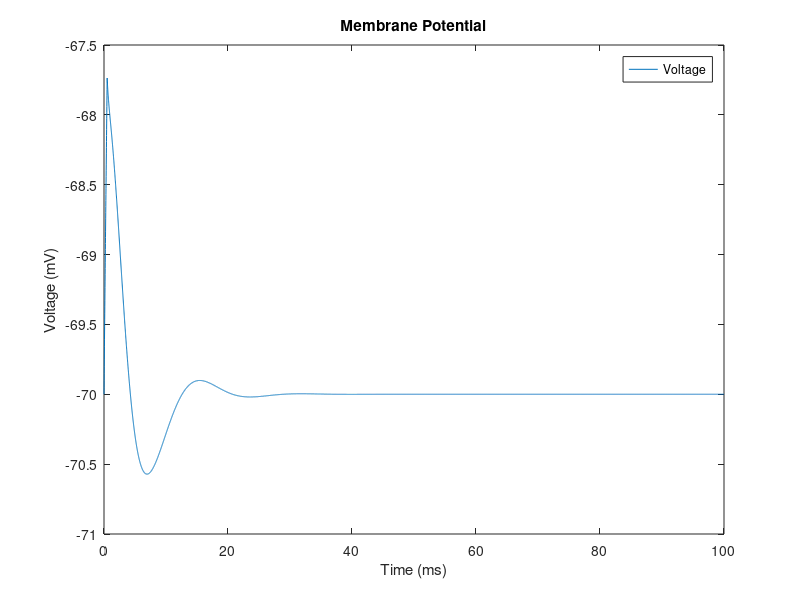
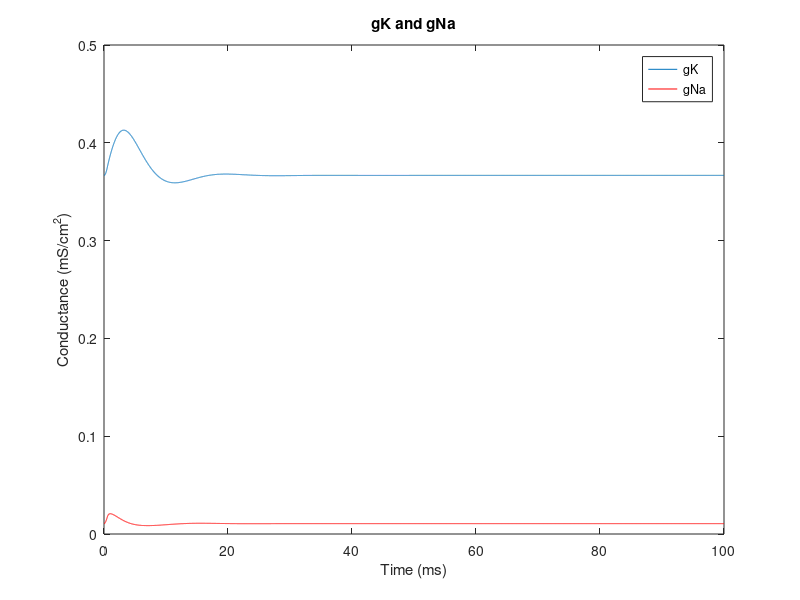

Here is the MATLAB script that generated these plots, in order:
%Akash Mathew
%ECE 4784
%Problem 2 Step pulse excitation

clear all
close all

t_sim = 100; %simulation time in milliseconds
dt = 1/t_sim; %time step
t = 0:dt:t_sim; %time array 

%injected current
I(1:51) = 5; %pulse of length .5 ms at 5 micro amps.
I(52:length(t)) = 0;

%conductances
gbar_K = 36;
gbar_Na = 120;
gbar_L = .3;

%gate voltages
E_K = -12;
E_Na = 115;
E_L = 10.6;

%membrane rest voltage and capacitance
V_rest = -70;
C_m = 1;


V_m = 0; %intial voltage to calculate initial value of m,n,h

a_m = .1*( (25-V_m) / (exp((25-V_m)/10)-1)); %alpha_m
b_m = 4*exp(-V_m/18);%beta_m

a_n = .01 * ( (10-V_m) / (exp((10-V_m)/10)-1)); %alpha_n
b_n = .125*exp(-V_m/80); %beta_n

a_h = .07*exp(-V_m/20); %alpha_h
b_h = 1/(exp((30-V_m)/10)+1); %beta_h

%initial values of m,n and h
m = a_m/(a_m+b_m); %m_0 
n = a_n/(a_n+b_n); %n_0
h = a_h/(a_h+b_h); %h_0


%calculation at each time step
for i=1:length(t)-1
    %Gating variables
    a_m(i) = .1*( (25-V_m(i)) / (exp((25-V_m(i))/10)-1) );
    b_m(i) = 4*exp(-V_m(i)/18);
    
    a_n(i) = .01 * ( (10-V_m(i)) / (exp((10-V_m(i))/10)-1) );
    b_n(i) = .125*exp(-V_m(i)/80);
    
    a_h(i) = .07*exp(-V_m(i)/20);
    b_h(i) = 1/(exp((30-V_m(i))/10)+1);
    
    %Currents for each time step
    I_Na = (m(i)^3) * gbar_Na * h(i) * (V_m(i)-E_Na); 
    I_K = (n(i)^4) * gbar_K * (V_m(i)-E_K); 
    I_L = gbar_L *(V_m(i)-E_L); 
    I_ion = I(i) - I_K - I_Na - I_L; 
    
    %Differential equations
    V_m(i+1) = V_m(i) + dt*I_ion/C_m;
    m(i+1) = m(i) + dt*(a_m(i) *(1-m(i)) - b_m(i) * m(i));
    n(i+1) = n(i) + dt*(a_n(i) *(1-n(i)) - b_n(i) * n(i)); 
    h(i+1) = h(i) + dt*(a_h(i) *(1-h(i)) - b_h(i) * h(i));
end

V_m = V_m + V_rest;

figure
Vm = plot(t,V_m);
legend(Vm,'Voltage')
ylabel('Voltage (mV)')
xlabel('Time (ms)')
title('Membrane Potential')


figure
gK = plot(t,gbar_K*n.^4);
hold on
gNa = plot(t,gbar_Na*(m.^3).*h,'r');
legend([gK, gNa], 'gK', 'gNa')
ylabel('Conductance (mS/cm^2)')
xlabel('Time (ms)')
title('gK and gNa')











